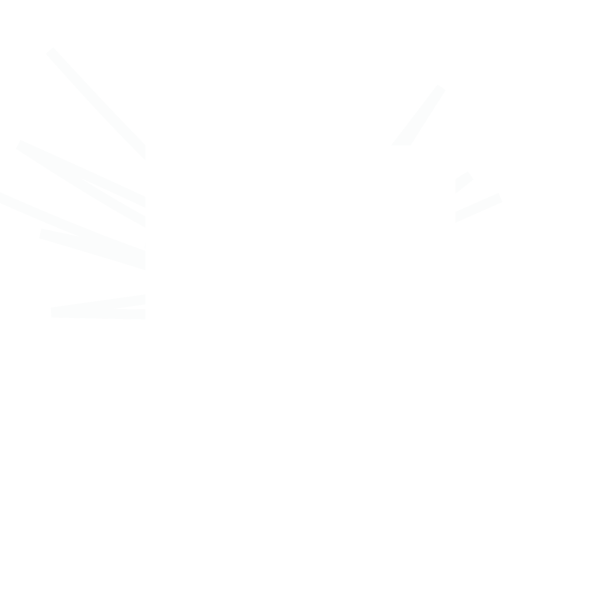
Frame 1 (no input)
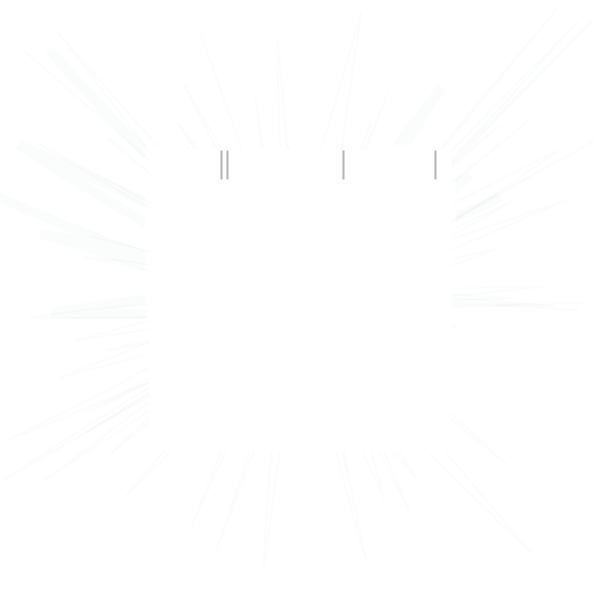
Frame 60 (the mouse pressed at the canvas centre just before this capture)
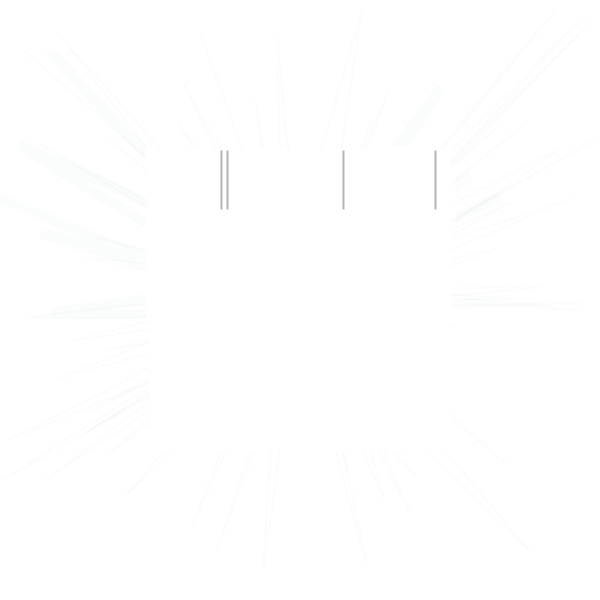
Frame 120 (the mouse held since frame 60 and released just before this capture)

The Processing sketch that drew these frames (run headless with seeded random() and noise(); from frame 60 on, the mouse is pressed at the canvas centre):

// Processing sketch: stilts
// ── stilts.pde
int SIZE = 600;
Scribbler s1, s2,s3;
int baset, tvar;
int SW;
float j = 0;
float[] exes = {random(SIZE*0.25, SIZE*0.75), random(SIZE*0.25, SIZE*0.75), random(SIZE*0.25, SIZE*0.75), random(SIZE*0.25, SIZE*0.75)};


void mousePressed(){
  //background(color(0,100,100, 1));
  s2.white();
}

class Scribbler {
  float x1, y1, x2,y2;
  int slope;
  int r;
  color c;
  int tr;
  color[] colours;
  int cindex;

  Scribbler(float x1, float y1, int r, int s) {
    this.x1 = 0;
    this.y1 = y1;
    this.slope = s;
    this.r = r;
    this.tr = baset + int(random(-tvar, tvar));
    this.colours = new color[] {color(0,100,75),color(0,75,100)};
    this.cindex = 0;
    getNextColour();
  }
  
  void white(){
    c = color(255);
  }
  
  void getNextColour(){
    if(random(5)>4){
      c = color(255);
    } else {
      c = color(random(75), random(75,175), random(75,225)); 
    }
  }
  void move(){
    x2 = random(0, SIZE);

    y2 = y1 + random(-r,r);
    
    if(random(50)>49){
      x1 = SIZE - x1;
      if(random(5)>3){
            getNextColour();
      }
      
    }

    if(y2 >= SIZE || y2 <= 0){
      y2 = random(0, SIZE);
    }
  }
  
  void scribble() {
    
    tr = baset + int(random(-tvar, tvar));
      
    stroke(c, tr);
    move();
    drawSwoosh();
  }
  void drawMark(float x, float y){
    int s = 5;
    ellipse(x, y, s, s);
  }
  
  void drawSwoosh(){
    noFill();
    float n = 10.0;    
    float x= x1+random(-r,r);
    float y=y1+random(-r,r);

//    beginShape();
//    vertex(x,y);
//
//    for(int i = 0; i < n; i++){
//      bezierVertex(x, y, x1+ ((1+i)*(x2-x1)/(n*2)), y1 + ((1+i)*(y2-y1)/(2*n)), x1 + ((1+i)*(x2-x1)/n), y1 + ((1+i)*(y2-y1)/n));
//    }
//    endShape();
//    
      //int r = 100;
   x1 = y1 = SIZE*0.5;
   beginShape();
 
  vertex(x, y);
  
  for(int i = 0; i < n; i++){
  
    bezierVertex(getPoint(x1,r), getPoint(y1,r),getPoint(x1,r), getPoint(y1,r),random(SIZE), random(SIZE));
    }
    
  
    endShape();


    y1 = y2;
  }
  
  int getPoint(float c, int r){
  return int(c) + int(random(0-r,r));
}
   void drawLine(){

    float n = 10.0;    
    for(int i = 0; i < n; i++){
      line(x1, y1, x1 + ((1+i)*(x2-x1)/n), y1);
    }
    y1 = y2;
  }
  
  void drawX(float x, float y){
    line(x-slope,y+slope,x+slope,y-slope);
    line(x-slope, y-slope, x+slope, y+slope);
  }
}


void setup() {
  SW = 10;
  strokeCap(SQUARE);
  surface.setSize(SIZE, SIZE);
  background(255);
  //background(color(0,100,100, 1));
  strokeWeight(SW);
  baset = 5;
  tvar = 0;
  s2 = new Scribbler(random(SIZE), random(SIZE), 25, 5);
//  s1 = new Scribbler(random(SIZE), random(SIZE), 60, 5);

}

void lines() {
  stroke(0, 75);
  strokeWeight(2);
    for(int i = 0; i < exes.length; i++){
          float x = exes[i];

    line(x,SIZE*0.25,x,(SIZE*0.25+(SIZE*0.5/600.0)*j));
    }
    j = (j + 1);
    println(j);
}

void draw() {
//    s1.scribble();
    s2.scribble();
    fill(255);
    stroke(255);
    rect(SIZE*0.25, SIZE*0.25, SIZE*0.5,SIZE*0.5);
    lines();
    noFill();
//    fill(255,1);
//    stroke(255, 1);
//
//
//    ellipse(SIZE*0.5,SIZE*0.5,50,50);
//        ellipse(SIZE*0.5,SIZE*0.5,40,40);
//            fill(255,10);
//
//            stroke(255, 10);
//
//        ellipse(SIZE*0.5,SIZE*0.5,30,30);
//        ellipse(SIZE*0.5,SIZE*0.5,20,20);
//        ellipse(SIZE*0.5,SIZE*0.5,10,10);
//                ellipse(SIZE*0.5,SIZE*0.5,5,5);
//
//

    //s3.scribble();

}
